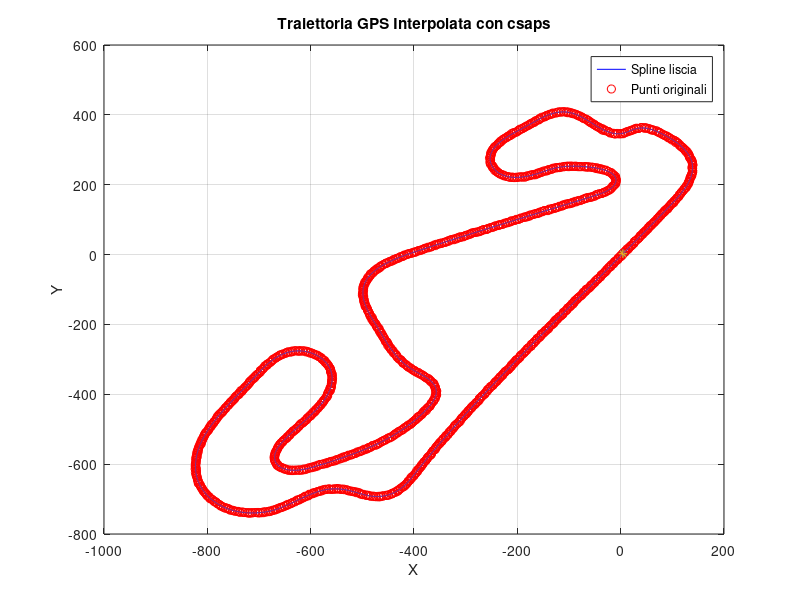

MATLAB code for this plot:
clearvars
close all
clc


xy = flipud([
2.087604,-0.927004
-0.709724,-5.068545
-3.508295,-9.209246
-6.308056,-13.349142
-9.108955,-17.488269
-11.910940,-21.626660
-14.713958,-25.764352
-17.517956,-29.901380
-20.322883,-34.037778
-23.128685,-38.173583
-25.935311,-42.308829
-28.742708,-46.443551
-31.550823,-50.577785
-34.359605,-54.711567
-37.169001,-58.844931
-39.978958,-62.977913
-42.789425,-67.110549
-45.600350,-71.242874
-48.411679,-75.374924
-51.223361,-79.506733
-54.035344,-83.638338
-56.847575,-87.769774
-59.660002,-91.901076
-62.472573,-96.032280
-65.285235,-100.163422
-68.097938,-104.294537
-70.910627,-108.425661
-73.723251,-112.556829
-76.535757,-116.688078
-79.348090,-120.819444
-82.160195,-124.950966
-84.972017,-129.082680
-87.783503,-133.214623
-90.594596,-137.346833
-93.405244,-141.479346
-96.215390,-145.612200
-99.024981,-149.745432
-101.833961,-153.879078
-104.642277,-158.013177
-107.449872,-162.147764
-110.256694,-166.282877
-113.062686,-170.418553
-115.867794,-174.554828
-118.671963,-178.691740
-121.475138,-182.829325
-124.277265,-186.967621
-127.078289,-191.106663
-129.878154,-195.246489
-132.676806,-199.387135
-135.474190,-203.528638
-138.270251,-207.671035
-141.064933,-211.814361
-143.858182,-215.958654
-146.649943,-220.103950
-149.440160,-224.250285
-152.228778,-228.397696
-155.015743,-232.546218
-157.800997,-236.695887
-160.584488,-240.846741
-163.366158,-244.998815
-166.145953,-249.152144
-168.923816,-253.306765
-171.699694,-257.462714
-174.473529,-261.620026
-177.245267,-265.778736
-180.014852,-269.938881
-182.782227,-274.100496
-185.547338,-278.263616
-188.310128,-282.428276
-191.070541,-286.594512
-193.828522,-290.762359
-196.584014,-294.931851
-199.336962,-299.103024
-202.087308,-303.275913
-204.834998,-307.450551
-207.579974,-311.626975
-210.322180,-315.805217
-213.061560,-319.985313
-215.798057,-324.167296
-218.531615,-328.351202
-221.262177,-332.537064
-223.989686,-336.724915
-226.714085,-340.914790
-229.435318,-345.106722
-232.153327,-349.300745
-234.868056,-353.496892
-237.579447,-357.695197
-240.287448,-361.895689
-242.992004,-366.098400
-245.693060,-370.303361
-248.390549,-374.510612
-251.084382,-378.720204
-253.774467,-382.932192
-256.460735,-387.146616
-259.143130,-391.363506
-261.821598,-395.582892
-264.496082,-399.804803
-267.166528,-404.029270
-269.832876,-408.256325
-272.495060,-412.486003
-275.153010,-416.718344
-277.806653,-420.953386
-280.455918,-425.191168
-283.100734,-429.431728
-285.741030,-433.675104
-288.376733,-437.921335
-291.007771,-442.170457
-293.634072,-446.422509
-296.255565,-450.677527
-298.872175,-454.935549
-301.483832,-459.196611
-304.090463,-463.460750
-306.691993,-467.728002
-309.288351,-471.998404
-311.879463,-476.271990
-314.465256,-480.548797
-317.045657,-484.828859
-319.620591,-489.112213
-322.189985,-493.398892
-324.753765,-497.688930
-327.311857,-501.982364
-329.864186,-506.279225
-332.410678,-510.579548
-334.951259,-514.883366
-337.485853,-519.190713
-340.014385,-523.501621
-342.536781,-527.816122
-345.052965,-532.134249
-347.562861,-536.456033
-350.066395,-540.781507
-352.563489,-545.110701
-355.054068,-549.443646
-357.538056,-553.780374
-360.015376,-558.120914
-362.485952,-562.465296
-364.949706,-566.813550
-367.406563,-571.165705
-369.856445,-575.521790
-372.299275,-579.881834
-374.734975,-584.245865
-377.163467,-588.613911
-379.584674,-592.986000
-381.998517,-597.362158
-384.404920,-601.742411
-386.803630,-606.126880
-389.193944,-610.515933
-391.575065,-614.909980
-393.946197,-619.309425
-396.306536,-623.714672
-398.655916,-628.125735
-400.999663,-632.539771
-403.355598,-636.947353
-405.749892,-641.334209
-408.211420,-645.683637
-410.768338,-649.977569
-413.446505,-654.196856
-416.264882,-658.323726
-419.237891,-662.340692
-422.371024,-666.234208
-425.670690,-669.987504
-429.148673,-673.576005
-432.815263,-676.971400
-436.677197,-680.142603
-440.737198,-683.055665
-444.992875,-685.674121
-449.435871,-687.959681
-454.050739,-689.873390
-458.818392,-691.364897
-463.713969,-692.355651
-468.691204,-692.778226
-473.686437,-692.698200
-478.658807,-692.211556
-483.579374,-691.344840
-488.421727,-690.111967
-493.181908,-688.590377
-497.867262,-686.852178
-502.495826,-684.966926
-507.088987,-682.996828
-511.671178,-681.000974
-516.267941,-679.039179
-520.903063,-677.169695
-525.593031,-675.442813
-530.347633,-673.904792
-535.173723,-672.610426
-540.070683,-671.617348
-545.022757,-670.951854
-550.008499,-670.622642
-555.005229,-670.640232
-559.987543,-671.020232
-564.927062,-671.769641
-569.800229,-672.872856
-574.592049,-674.293065
-579.295187,-675.982392
-583.909135,-677.900596
-588.436812,-680.014717
-592.881356,-682.299472
-597.247253,-684.731315
-601.541646,-687.287348
-605.773575,-689.945845
-609.953160,-692.685961
-614.091348,-695.488238
-618.198939,-698.335542
-622.285652,-701.213009
-626.360912,-704.106586
-630.434497,-707.002517
-634.516077,-709.887120
-638.615140,-712.746451
-642.740841,-715.566874
-646.902777,-718.333313
-651.114222,-721.024021
-655.391019,-723.610088
-659.747233,-726.058984
-664.192061,-728.342627
-668.727194,-730.441579
-673.348564,-732.342912
-678.047599,-734.043453
-682.815383,-735.540123
-687.644259,-736.826313
-692.526001,-737.894975
-697.451523,-738.738858
-702.411322,-739.350605
-707.394796,-739.722566
-712.390428,-739.848277
-717.386245,-739.726394
-722.370055,-739.359400
-727.329993,-738.749862
-732.254509,-737.900276
-737.131921,-736.812926
-741.950825,-735.490291
-746.699341,-733.933701
-751.363590,-732.140135
-755.927433,-730.104409
-760.373413,-727.823158
-764.688992,-725.303617
-768.868150,-722.563567
-772.907569,-719.621621
-776.804974,-716.493990
-780.556944,-713.193194
-784.159518,-709.729878
-787.609322,-706.114316
-790.903401,-702.356293
-794.039184,-698.465175
-797.014405,-694.449918
-799.827180,-690.319213
-802.476333,-686.081709
-804.961173,-681.745802
-807.281214,-677.319514
-809.436166,-672.810536
-811.425896,-668.226242
-813.250403,-663.573714
-814.909796,-658.859764
-816.404317,-654.090974
-817.735051,-649.273925
-818.905579,-644.415476
-819.920325,-639.522095
-820.782649,-634.599513
-821.495336,-629.653033
-822.061389,-624.687631
-822.484595,-619.708000
-822.769110,-614.718525
-822.919113,-609.723191
-822.938807,-604.725633
-822.832389,-599.729173
-822.604065,-594.736788
-822.257934,-589.751162
-821.797425,-584.774799
-821.225219,-579.810027
-820.543927,-574.859024
-819.756157,-569.923841
-818.864465,-565.006359
-817.871381,-560.108338
-816.779415,-555.231421
-815.591329,-550.377015
-814.310228,-545.546310
-812.939245,-540.740345
-811.481454,-535.959990
-809.939902,-531.205981
-808.317596,-526.478918
-806.617502,-521.779266
-804.842550,-517.107371
-802.995628,-512.463454
-801.079586,-507.847623
-799.097231,-503.259880
-797.051334,-498.700114
-794.944627,-494.168124
-792.779770,-489.663640
-790.559721,-485.186094
-788.288113,-480.734465
-785.968835,-476.307480
-783.605680,-471.903762
-781.202394,-467.521823
-778.762657,-463.160051
-776.290147,-458.816766
-773.788470,-454.490248
-771.260368,-450.179091
-768.707598,-445.882480
-766.131764,-441.599683
-763.534469,-437.329853
-760.917308,-433.072171
-758.281863,-428.825787
-755.629683,-424.589821
-752.962491,-420.363299
-750.282197,-416.145093
-747.590827,-411.933953
-744.890984,-407.728238
-742.185733,-403.525981
-739.477062,-399.325920
-736.765859,-395.127494
-734.052791,-390.930273
-731.338517,-386.733832
-728.623698,-382.537743
-725.908996,-378.341578
-723.195063,-374.144916
-720.482428,-369.947417
-717.771216,-365.749009
-715.061396,-361.549704
-712.353197,-357.349342
-709.647032,-353.147664
-706.943339,-348.944399
-704.242550,-344.739264
-701.545104,-340.531989
-698.851167,-336.322455
-696.156690,-332.113341
-693.442516,-327.917250
-690.681234,-323.752005
-687.853769,-319.630905
-684.946654,-315.565436
-681.945871,-311.568591
-678.837613,-307.654851
-675.609117,-303.840018
-672.246944,-300.142486
-668.736307,-296.585661
-665.063546,-293.196775
-661.217974,-290.005560
-657.192202,-287.044698
-652.983596,-284.350228
-648.595240,-281.960950
-644.037140,-279.913102
-639.332735,-278.232081
-634.509242,-276.936848
-629.590216,-276.065622
-624.610026,-275.671672
-619.616358,-275.795333
-614.660580,-276.426462
-609.787786,-277.529656
-605.034508,-279.068884
-600.430504,-281.009791
-596.000179,-283.320016
-591.763736,-285.969219
-587.738064,-288.929048
-583.937570,-292.173022
-580.374139,-295.675814
-577.057457,-299.413141
-573.996030,-303.362303
-571.199155,-307.503083
-568.676945,-311.816693
-566.439077,-316.284451
-564.490925,-320.885957
-562.827676,-325.598023
-561.441499,-330.398999
-560.324805,-335.269745
-559.469653,-340.193186
-558.867731,-345.154007
-558.510510,-350.138474
-558.389340,-355.134296
-558.495508,-360.130497
-558.820210,-365.117301
-559.354540,-370.086048
-560.089649,-375.029108
-561.016820,-379.939799
-562.127539,-384.812276
-563.413177,-389.641571
-564.864203,-394.423805
-566.470593,-399.156132
-568.222545,-403.836543
-570.110383,-408.463838
-572.124660,-413.037526
-574.256154,-417.557794
-576.495887,-422.025436
-578.835127,-426.441803
-581.265380,-430.808762
-583.778386,-435.128641
-586.366104,-439.404193
-589.020704,-443.638562
-591.734525,-447.835213
-594.500095,-451.997912
-597.310729,-456.130356
-600.160905,-460.235672
-603.045446,-464.316912
-605.959272,-468.377314
-608.897421,-472.420161
-611.855017,-476.448813
-614.827264,-480.466676
-617.809424,-484.477192
-620.796802,-488.483828
-623.784729,-492.490055
-626.768544,-496.499343
-629.743582,-500.515154
-632.705142,-504.540916
-635.648529,-508.579983
-638.568553,-512.635984
-641.458351,-516.713528
-644.309881,-520.817872
-647.115028,-524.954060
-649.866600,-529.126055
-652.560235,-533.335639
-655.185121,-537.588275
-657.716825,-541.897130
-660.127123,-546.275200
-662.375378,-550.738393
-664.417421,-555.299387
-666.207703,-559.964834
-667.698301,-564.734302
-668.839282,-569.598998
-669.578953,-574.540340
-669.867901,-579.528245
-669.665393,-584.520237
-668.934035,-589.462087
-667.637720,-594.285729
-665.746001,-598.906728
-663.218398,-603.210985
-660.035891,-607.057217
-656.277683,-610.343875
-652.058958,-613.011016
-647.497996,-615.038305
-642.706140,-616.448627
-637.780108,-617.284841
-632.794081,-617.604237
-627.799521,-617.463940
-622.832452,-616.918034
-617.916549,-616.019275
-613.065080,-614.819773
-608.282325,-613.369994
-603.565341,-611.718180
-598.905648,-609.910530
-594.290952,-607.991745
-589.707302,-606.001335
-585.141215,-603.970620
-580.583646,-601.919914
-576.033115,-599.853494
-571.490727,-597.769263
-566.957768,-595.664659
-562.435524,-593.537082
-557.925036,-591.384621
-553.426780,-589.206726
-548.940965,-587.003272
-544.467878,-584.774072
-540.007813,-582.518950
-535.561042,-580.237699
-531.127875,-577.930184
-526.708725,-575.595999
-522.304468,-573.233801
-517.916316,-570.841829
-513.545495,-568.418368
-509.193235,-565.961720
-504.860844,-563.470218
-500.549661,-560.942274
-496.261063,-558.376174
-491.997021,-555.769450
-487.759980,-553.119078
-483.552519,-550.421984
-479.377438,-547.675087
-475.237541,-544.875278
-471.136089,-542.019432
-467.076298,-539.104873
-463.058526,-536.132656
-459.080678,-533.107355
-455.140127,-530.033604
-451.235784,-526.913890
-447.369509,-523.747109
-443.544199,-520.530842
-439.762821,-517.263055
-436.027299,-513.942971
-432.338413,-510.571118
-428.696853,-507.148236
-425.103298,-503.674988
-421.558421,-500.152065
-418.062907,-496.580159
-414.617434,-492.959957
-411.222683,-489.292148
-407.879339,-485.577419
-404.588085,-481.816461
-401.349604,-478.009965
-398.164577,-474.158634
-395.033678,-470.263169
-391.957577,-466.324287
-388.936969,-462.342696
-385.972607,-458.319052
-383.065269,-454.254019
-380.215740,-450.148237
-377.425800,-446.001931
-374.703062,-441.811492
-372.065216,-437.566868
-369.535689,-433.256488
-367.141025,-428.869775
-364.911925,-424.396751
-362.880978,-419.830485
-361.082302,-415.167944
-359.551769,-410.410729
-358.326787,-405.566048
-357.445634,-400.647449
-356.948181,-395.675423
-356.876735,-390.679240
-357.275169,-385.699104
-358.182312,-380.788020
-359.614048,-376.006195
-361.551757,-371.403596
-363.944833,-367.017407
-366.726746,-362.866821
-369.824949,-358.946132
-373.175046,-355.237965
-376.719866,-351.715195
-380.409006,-348.343561
-384.196995,-345.083165
-388.042460,-341.890331
-391.910152,-338.723983
-395.770233,-335.548332
-399.593754,-332.329158
-403.351197,-329.034624
-407.011432,-325.633969
-410.549742,-322.105819
-413.952688,-318.445951
-417.214723,-314.659818
-420.339460,-310.759550
-423.334218,-306.758776
-426.206487,-302.669134
-428.964443,-298.501499
-431.616456,-294.265632
-434.171412,-289.970595
-436.637614,-285.623948
-439.021057,-281.231168
-441.326642,-276.796987
-443.559760,-272.325851
-445.725857,-267.821810
-447.830463,-263.288700
-449.879122,-258.730013
-451.876840,-254.148760
-453.827455,-249.547336
-455.735210,-244.928113
-457.608194,-240.294679
-459.457910,-235.651858
-461.296536,-231.004630
-463.136337,-226.357859
-464.989537,-221.716418
-466.867146,-217.084893
-468.774649,-212.465665
-470.708166,-207.857162
-472.657336,-203.255183
-474.610308,-198.654820
-476.555246,-194.051073
-478.480968,-189.439254
-480.378190,-184.815588
-482.238715,-180.177013
-484.054058,-175.520584
-485.815550,-170.843539
-487.514372,-166.143376
-489.141518,-161.417950
-490.687923,-156.665557
-492.143719,-151.884637
-493.496533,-147.073572
-494.732413,-142.231188
-495.837322,-137.357267
-496.796907,-132.452665
-497.596613,-127.519470
-498.221525,-122.561150
-498.657125,-117.582620
-498.891896,-112.590546
-498.916788,-107.593100
-498.722727,-102.599439
-498.300556,-97.619947
-497.641322,-92.666359
-496.736660,-87.751969
-495.577196,-82.891774
-494.147595,-78.103994
-492.434745,-73.409820
-490.444959,-68.825964
-488.199641,-64.361678
-485.721929,-60.022075
-483.033461,-55.809728
-480.154378,-51.725436
-477.101052,-47.769468
-473.885049,-43.944285
-470.516497,-40.252811
-467.007854,-36.694052
-463.373627,-33.263553
-459.627565,-29.955587
-455.781619,-26.764346
-451.845813,-23.684573
-447.829032,-20.711025
-443.739746,-17.837975
-439.585842,-15.059158
-435.374622,-12.367895
-431.113023,-9.757126
-426.807390,-7.219642
-422.463076,-4.748857
-418.084796,-2.338718
-413.676951,0.016900
-409.243644,2.324263
-404.788655,4.589389
-400.315349,6.817811
-395.828069,9.017877
-391.332965,11.202150
-386.834542,13.379682
-382.334203,15.553235
-377.832119,17.723176
-373.328318,19.889551
-368.822825,22.052403
-364.315662,24.211775
-359.806853,26.367708
-355.296422,28.520246
-350.784393,30.669431
-346.270789,32.815306
-341.755633,34.957914
-337.238948,37.097298
-332.720758,39.233500
-328.201085,41.366564
-323.679953,43.496533
-319.157384,45.623449
-314.633401,47.747357
-310.108027,49.868298
-305.581285,51.986318
-301.053196,54.101458
-296.523784,56.213762
-291.993071,58.323274
-287.461079,60.430037
-282.927830,62.534095
-278.393347,64.635491
-273.857651,66.734269
-269.320765,68.830473
-264.782710,70.924144
-260.243518,73.015351
-255.703236,75.104189
-251.161914,77.190764
-246.619600,79.275181
-242.076344,81.357544
-237.532195,83.437956
-232.987201,85.516523
-228.441411,87.593348
-223.894874,89.668537
-219.347639,91.742195
-214.799752,93.814424
-210.251263,95.885332
-205.702220,97.955021
-201.152671,100.023598
-196.602663,102.091166
-192.052245,104.157831
-187.501465,106.223698
-182.950369,108.288871
-178.399007,110.353455
-173.847426,112.417556
-169.295672,114.481278
-164.743795,116.544727
-160.191841,118.608006
-155.639859,120.671222
-151.087895,122.734479
-146.535997,124.797883
-141.984213,126.861537
-137.432592,128.925547
-132.881181,130.990020
-128.330015,133.055034
-123.779102,135.120606
-119.228440,137.186730
-114.678025,139.253402
-110.127858,141.320617
-105.577935,143.388370
-101.028255,145.456657
-96.478815,147.525473
-91.929613,149.594813
-87.380648,151.664671
-82.831915,153.735042
-78.283415,155.805920
-73.735139,157.877299
-69.187099,159.949168
-64.639235,162.021540
-60.091782,164.094547
-55.546414,166.170897
-51.008218,168.262691
-46.491252,170.400903
-42.017822,172.629331
-37.614435,174.992796
-33.311450,177.533577
-29.145948,180.294052
-25.166567,183.316616
-21.433205,186.637800
-18.016546,190.283567
-14.999336,194.266857
-12.477532,198.580457
-10.558040,203.193193
-9.341717,208.043701
-8.942745,213.015794
-9.460048,217.996290
-10.867410,222.745451
-13.120584,227.181410
-16.064509,231.237762
-19.595036,234.770619
-23.564890,237.803530
-27.842373,240.386952
-32.334531,242.576431
-36.975813,244.431775
-41.720001,246.005681
-46.532828,247.351577
-51.389950,248.521072
-56.278220,249.553880
-61.191885,250.465428
-66.126996,251.256572
-71.080401,251.924194
-76.049517,252.461808
-81.031699,252.859725
-86.023482,253.108225
-91.020576,253.199591
-96.017556,253.127370
-101.008266,252.885607
-105.986487,252.457581
-110.941482,251.809234
-115.856313,250.907349
-120.700582,249.682800
-125.456915,248.149586
-130.131359,246.383735
-134.738041,244.447264
-139.291390,242.388123
-143.805357,240.243374
-148.295257,238.048052
-152.777499,235.837002
-157.270252,233.647401
-161.792182,231.518735
-166.360279,229.491361
-170.988039,227.603904
-175.682201,225.887698
-180.444589,224.371481
-185.273741,223.085415
-190.164414,222.061991
-195.108096,221.339573
-200.089728,220.957546
-205.085909,220.954639
-210.064243,221.374952
-214.980231,222.263982
-219.775193,223.664225
-224.378870,225.602012
-228.723686,228.066121
-232.769160,230.996453
-236.487840,234.332221
-239.858633,238.019418
-242.865467,242.009217
-245.495474,246.256996
-247.738068,250.721589
-249.584184,255.364258
-251.025762,260.148067
-252.055186,265.037208
-252.665036,269.996192
-252.848026,274.989136
-252.599477,279.979136
-251.928772,284.930081
-250.866770,289.811778
-249.448933,294.602064
-247.701732,299.283163
-245.643361,303.836758
-243.294592,308.247482
-240.684853,312.509277
-237.850072,316.624845
-234.822301,320.600520
-231.629102,324.444610
-228.292868,328.165562
-224.833112,331.772121
-221.268106,335.274711
-217.613951,338.684419
-213.884244,342.011377
-210.091100,345.265813
-206.245243,348.457467
-202.356601,351.596343
-198.439298,354.699583
-194.510819,357.788994
-190.582517,360.878614
-186.660661,363.976424
-182.750108,367.088476
-178.853566,370.218037
-174.971146,373.365116
-171.102555,376.529196
-167.247506,379.709751
-163.402059,382.901522
-159.544023,386.077384
-155.635081,389.190870
-151.648783,392.206000
-147.569133,395.093866
-143.381372,397.822376
-139.073249,400.355658
-134.636188,402.654635
-130.063653,404.670310
-125.354294,406.340728
-120.518395,407.597824
-115.583087,408.369568
-110.594474,408.593462
-105.616710,408.218473
-100.719306,407.233532
-95.957265,405.709661
-91.363236,403.743348
-86.941725,401.419504
-82.679090,398.818152
-78.558017,395.994763
-74.564319,392.992438
-70.681131,389.847192
-66.888991,386.592237
-63.165480,383.258862
-59.487294,379.875109
-55.831519,376.467004
-52.175548,373.058985
-48.497502,369.674719
-44.776413,366.337752
-40.992458,363.072225
-37.126568,359.904052
-33.155258,356.869916
-29.037862,354.038405
-24.732199,351.498061
-20.229247,349.321787
-15.545524,347.582089
-10.698671,346.371370
-5.739080,345.825734
-0.760805,346.014917
4.125136,347.017921
8.789183,348.804194
13.216970,351.139988
17.504979,353.720234
21.762454,356.323463
26.106811,358.807482
30.641620,360.876472
35.456735,362.192355
40.428400,362.645941
45.414022,362.359825
50.322914,361.437824
55.102563,359.984799
59.727525,358.094375
64.195580,355.856858
68.521729,353.355065
72.731000,350.661242
76.848490,347.829632
80.897291,344.900287
84.884671,341.887396
88.805824,338.788763
92.653742,335.599708
96.421168,332.315968
100.100425,328.933724
103.683428,325.449716
107.161697,321.861182
110.526217,318.165778
113.767232,314.361662
116.874349,310.447443
119.836465,306.422485
122.641803,302.286713
125.278177,298.041280
127.731144,293.687570
129.986305,289.228113
132.029963,284.667898
133.847627,280.013081
135.420128,275.269892
136.719552,270.444806
137.726742,265.550360
138.449348,260.605800
138.902063,255.629215
139.101073,250.635982
139.062607,245.638878
138.801940,240.648367
138.327971,235.673517
137.646486,230.722786
136.763423,225.803988
135.686347,220.923975
134.425272,216.088218
132.990013,211.301258
131.390574,206.566599
129.641248,201.885204
127.758903,197.255658
125.759849,192.675261
123.658511,188.140853
121.464098,183.650735
119.184632,179.203176
116.827961,174.796026
114.401747,170.426763
111.913463,166.092538
109.370399,161.790218
106.779672,157.516423
104.148239,153.267562
101.482866,149.039906
98.790111,144.829642
96.077714,140.631996
93.355634,136.440615
90.629194,132.252067
87.899642,128.065547
85.167142,123.880951
82.431746,119.698246
79.693511,115.517400
76.952490,111.338381
74.208736,107.161154
71.462305,102.985688
68.713249,98.811949
65.961622,94.639905
63.207479,90.469521
60.450873,86.300765
57.691857,82.133604
54.930485,77.968003
52.166811,73.803929
49.400887,69.641349
46.632768,65.480229
43.862507,61.320535
41.090156,57.162233
38.315770,53.005289
35.539400,48.849669
32.761102,44.695338
29.980926,40.542264
27.198927,36.390410
24.415158,32.239744
21.629671,28.090230
18.842519,23.941834
16.053755,19.794521
13.263432,15.648258
10.471603,11.503008
7.678320,7.358738
4.883636,3.215412]);

##x = xy(:,1);
##y = xy(:,2);

xy_noise = [xy; xy] + (rand(2*size(xy,1),2)-0.5)*2.5;
x = xy_noise(:,1);
y = xy_noise(:,2);

% Usa pdist2 per trovare il punto più vicino successivo
n = length(xy_noise);
visited = false(1, n);
path = zeros(1, n);
path(1) = 1; % inizia dal primo punto
visited(1) = true;

for i = 2:n
    last = path(i-1);
    d = pdist2([x(last), y(last)], [x(~visited), y(~visited)]);
    [~, idx] = min(d);
    unvisited_idx = find(~visited);
    path(i) = unvisited_idx(idx);
    visited(path(i)) = true;
end

x_noise = x(path);
y_noise = y(path);
x_noise = [x_noise;x_noise(1)];
y_noise = [y_noise;y_noise(1)];

##figure
####plot(xy(:,1),xy(:,2))
##hold on
##plot(xy_noise(:,1),xy_noise(:,2), '*')


% Spline liscia
% Parametro temporale (può essere l'indice o il timestamp)
t = 1:length(x_noise);

% Parametro di smoothing (tra 0 e 1)
p = 0.01; % più vicino a 1 = meno smoothing

% Interpolazione con csaps
xx = csaps(t, x_noise', p, linspace(1, length(x_noise), length(x_noise)*1));
yy = csaps(t, y_noise', p, linspace(1, length(x_noise), length(x_noise)*1));

xx(end) = xx(1);
yy(end) = yy(1);

% Visualizzazione
figure;
plot(xx, yy, 'b-', x_noise, y_noise, 'ro');
hold on; grid on
plot(x_noise(1), y_noise(1), '*', xx(1), yy(1), '*', xx(end), yy(end), '*');
plot(xy(:,1), xy(:,2), '-')
##axis equal;
title('Traiettoria GPS Interpolata con csaps');
legend('Spline liscia', 'Punti originali');
xlabel('X');
ylabel('Y');

